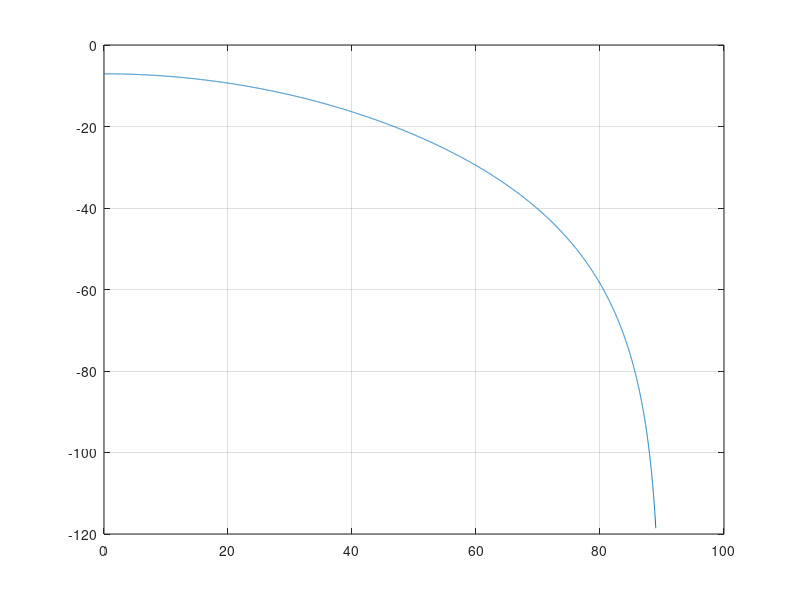

Recreate this plot in MATLAB.
clear all;close all;clc;

%%
Gamma = 1;

lambda = 1;
omega = 2*pi/lambda;

%%
a = 0.5;
b = 0.5;

theta_i = 0/180*pi;
phi_i = 270/180*pi;

theta_s = (0:0.01:89)/180*pi;
phi_s = 90/180*pi*ones(size(theta_s));


%%
Sinc_X = sinc(omega*a/pi*sin(theta_s).*cos(phi_s));

Sinc_Y = sinc(omega*b/pi*(sin(theta_s).*sin(phi_s)-sin(theta_i)));

E_s_E_i = 1/2*Gamma*a*b/lambda*sqrt(cos(theta_s).^2.*sin(phi_s).^2+cos(phi_s).^2).*Sinc_X.*Sinc_Y;

RCS = 10*log10(4*pi*E_s_E_i.^2);

%%
figure
plot(0:0.01:89,RCS)

grid on